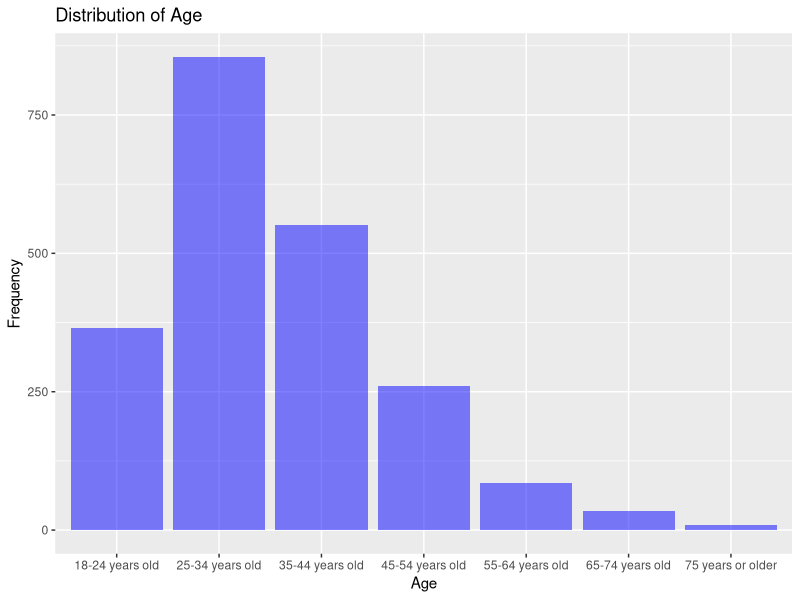
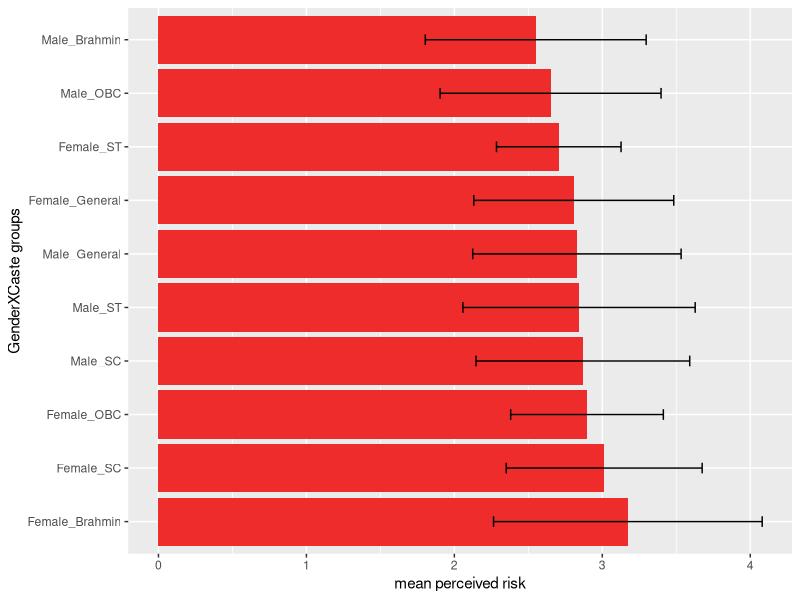
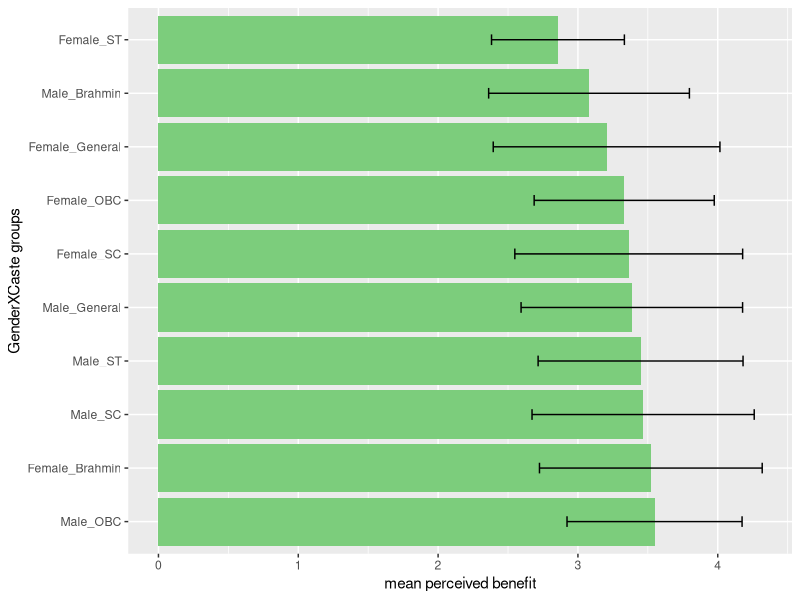
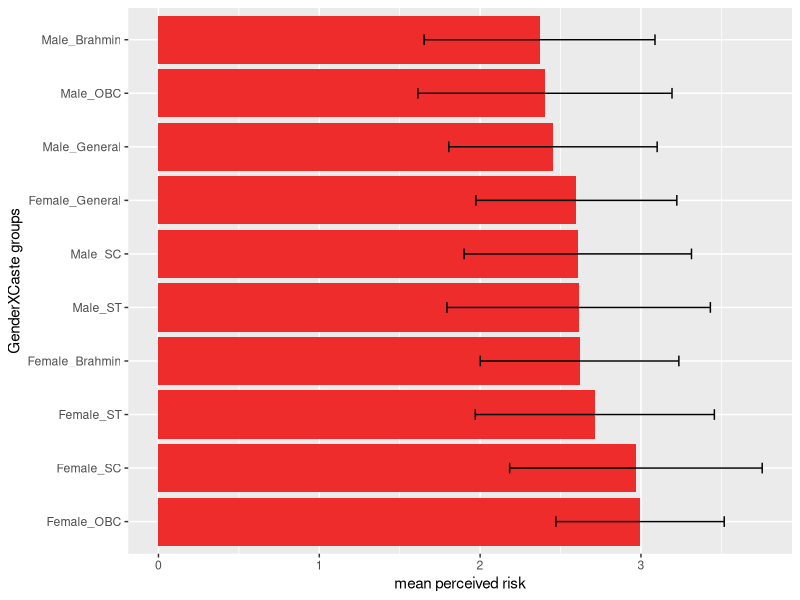
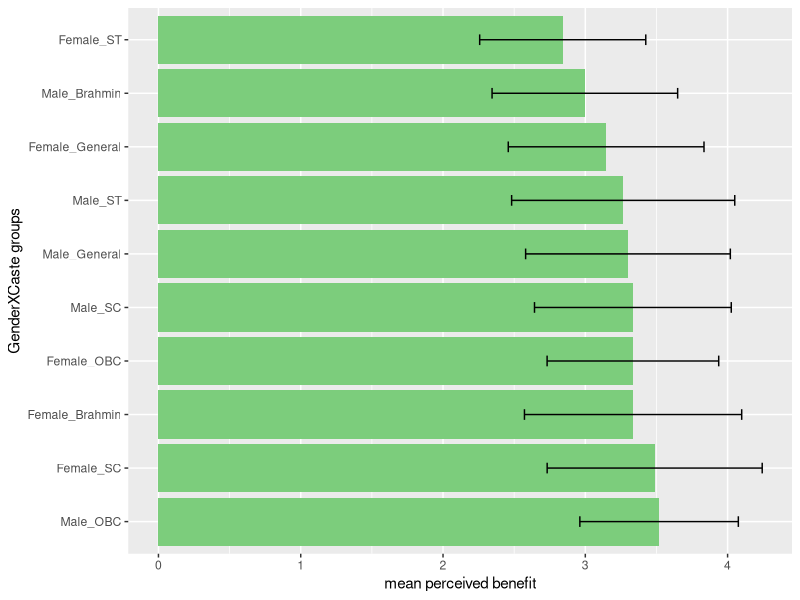
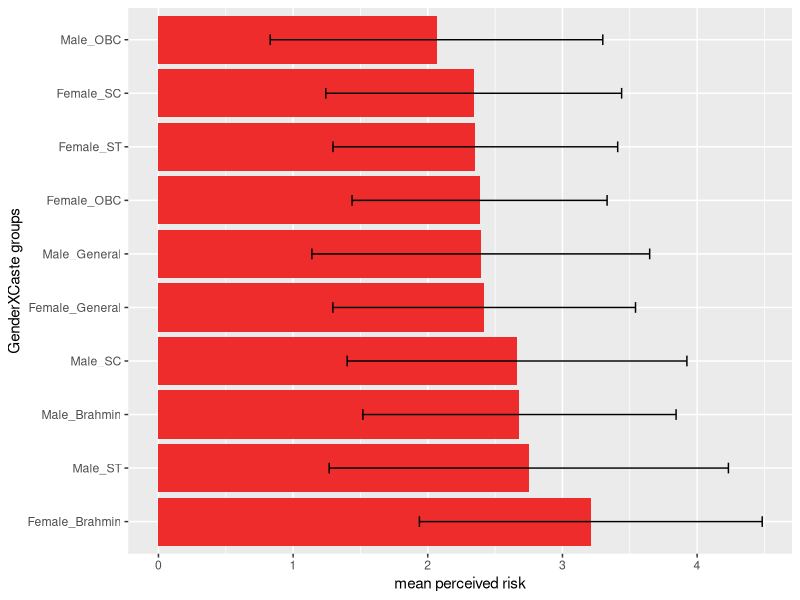
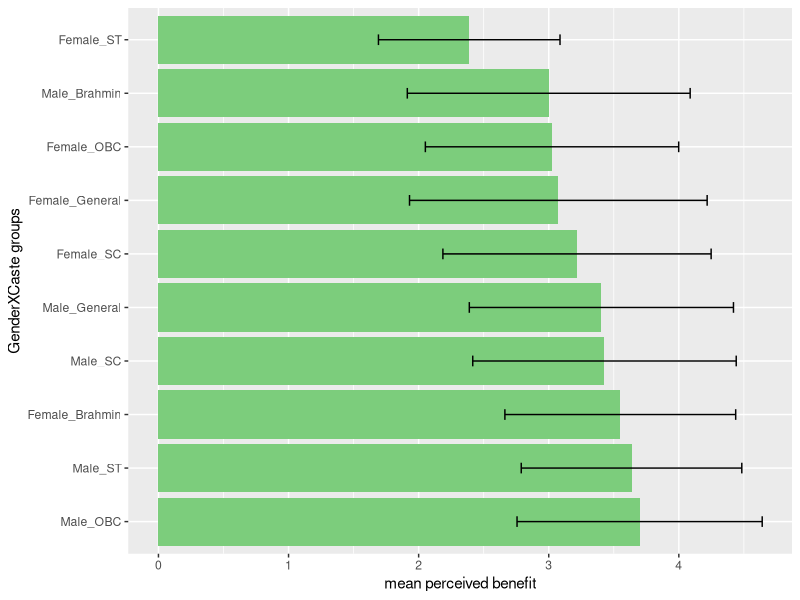
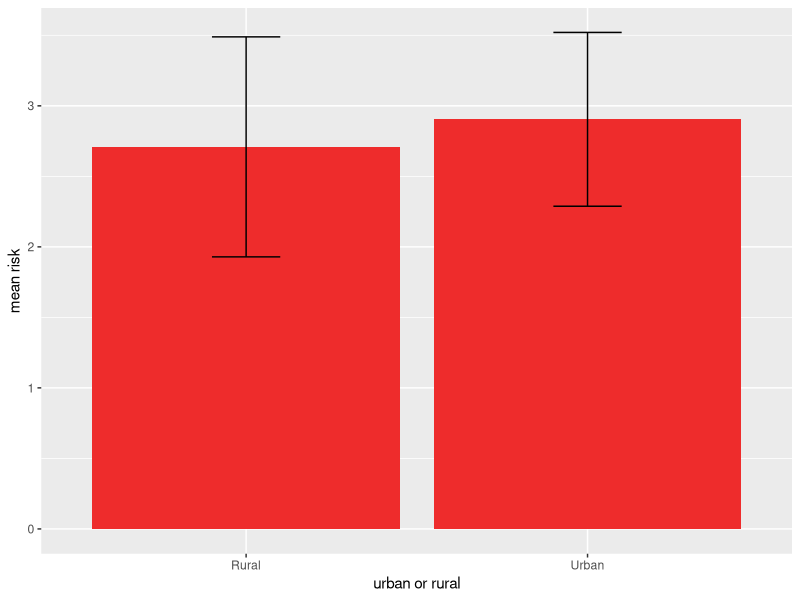

R code for these plots, in order:
## ---- chunk 1
  knitr::opts_chunk$set(warning = FALSE, message = FALSE)

suppressPackageStartupMessages(library(tidyverse))
suppressPackageStartupMessages(library(readxl))
suppressPackageStartupMessages(library(dplyr))
suppressPackageStartupMessages(library(tidyr))
suppressPackageStartupMessages(library(ggplot2))

## ---- chunk 2
knitr::opts_chunk$set(warning = FALSE, message = FALSE)
moduletwo <- read_excel(here::here("thesis_surveydata/political_factors_complete.xlsx"))
module2 <- data.frame(moduletwo)
module2[module2 == "Rather not say/ Don't know"] <- "Rather not say/Don't know"

# loaded data set for module 2 eco -pol variables and removes the rows with question number and question text
## ---- chunk 3
knitr::opts_chunk$set(warning = FALSE, message = FALSE)
#This chunk contains the coding schemes of various scales used in survey one: eco-political factors, kahan scale and acceptance scale
codedmodule2 <- module2 %>%
  
#remove row 1
  filter(!row_number() %in% c(1,2)) %>% 
  
# replace risky likert scale with numbers
  mutate_at(vars(starts_with("Risky")), funs(case_when(. =="Not at all risky" ~ 1, 
                                                       . =="Slightly risky" ~ 2, 
                                                       . =="Moderately risky" ~ 3, 
                                                       . =="Very risky" ~ 4, 
                                                       . =="Extremely risky" ~ 5))) %>%

# replace beneficial likert scale with numbers  
  mutate_at(vars(starts_with("Ben")), funs(case_when(. =="Not at all beneficial" ~ 1,
                                                     . =="Slightly beneficial" ~ 2,
                                                     . =="Moderately beneficial" ~ 3,
                                                     . =="Very beneficial" ~ 4,
                                                     . =="Extremely beneficial" ~ 5 ))) %>%

# replace nuclear acceptance likert scale with numbers
  mutate_at(vars(N_accept,N_reluctantlyaccept,N_reject), funs(case_when(. == "Strongly disagree" ~ 1, 
                                                                        . == "Somewhat disagree" ~ 2,
                                                                        . == "Neither agree nor disagree" ~3,
                                                                        . == "Somewhat agree" ~ 4,
                                                                        . == "Strongly agree" ~ 5))) %>%
  
# code likert scale for variables for Kahan scale into numbers
  mutate_at(vars(starts_with (c("K_I","K_H","DISPLACE", "POLLUTE", "HEALTH", "JOBS", "BEAUTY", "PRIDE", "NPRIDE", "DEV", "PROSPER", "RELY"))), funs(case_when(. == "Strongly disagree" ~ 1, 
               . == "Somewhat disagree" ~ 2,
               . == "Neither agree nor disagree" ~3,
               . == "Somewhat agree" ~ 4,
               . == "Strongly agree" ~ 5))) %>%
  
# reverse code for likert scale for variables for Kahan scale into numbers
  mutate_at(vars(starts_with (c("K_S","K_E"))), funs(case_when(. == "Strongly disagree" ~ 5, 
                                                               . == "Somewhat disagree" ~ 4,
                                                               . == "Neither agree nor disagree" ~3,
                                                               . == "Somewhat agree" ~ 2,
                                                               . == "Strongly agree" ~ 1))) %>%

# code eco-pol scale variables into numbers
  mutate_at(vars(SYSTEMDEMO,SYSTEMRELIGION,SYSTEMTECHNO,SYSTEMTOTAL,WEALTHLIM,MECHANISATION,DECISIONDECEN,INDUSTRYLARGE,ECONOMYGLOBAL,OWNERPVT,OWNERNOREG), funs(case_when(. == "Strongly disagree" ~ 1, 
                        . == "Somewhat disagree" ~ 2,
                        . == "Neither agree nor disagree" ~3,
                        . == "Somewhat agree" ~ 4,
                        . == "Strongly agree" ~ 5))) %>%

# reverse code eco-pol scale variables into numbers 
 mutate_at(vars(DECISIONCEN, INDUSTRYSMALL, ECONOMYLOCAL, ENVOVERDEV,OWNERPUB, OWNERREG), funs(case_when(. == "Strongly disagree" ~ 5, 
                                                                                                         . == "Somewhat disagree" ~ 4,
                                                                                                         . == "Neither agree nor disagree" ~3,
                                                                                                         . == "Somewhat agree" ~ 2,
                                                                                                         . == "Strongly agree" ~ 1)))

## ---- chunk 4

moduleone <- read_excel(here::here("thesis_surveydata/livelihood_insecurity_complete.xlsx"))
module1 <- data.frame(moduleone)

# loaded data set for module 2 eco -pol variables and removes the rows with question number and question text
## ---- chunk 5
#This chunk contains the coding schemes of various scales used in survey one: eco-political factors, kahan scale and acceptance scale
codedmodule1 <- module1 %>%
  
#remove row 1
  filter(!row_number() %in% c(1,2)) %>% 
  
# replace risky likert scale with numbers
  mutate_at(vars(starts_with("Risky")), funs(case_when(. =="Not at all risky" ~ 1, 
                                                       . =="Slightly risky" ~ 2, 
                                                       . =="Moderately risky" ~ 3, 
                                                       . =="Very risky" ~ 4, 
                                                       . =="Extremely risky" ~ 5))) %>%

# replace beneficial likert scale with numbers  
  mutate_at(vars(starts_with("Ben")), funs(case_when(. =="Not at all beneficial" ~ 1,
                                                     . =="Slightly beneficial" ~ 2,
                                                     . =="Moderately beneficial" ~ 3,
                                                     . =="Very beneficial" ~ 4,
                                                     . =="Extremely beneficial" ~ 5 ))) %>%

# replace nuclear acceptance likert scale with numbers
  mutate_at(vars(N_accept,N_reluctantlyaccept,N_reject), funs(case_when(. == "Strongly disagree" ~ 1, 
                                                                        . == "Somewhat disagree" ~ 2,
                                                                        . == "Neither agree nor disagree" ~3,
                                                                        . == "Somewhat agree" ~ 4,
                                                                        . == "Strongly agree" ~ 5)))

## ---- chunk 6

suppressPackageStartupMessages(library(tidyselect))
# combine codedmodule1 and codedmodule2

numcol2 <- codedmodule2 %>% add_column(Respondent = 1:1099, .before = "Language") 
numcol1 <- codedmodule1 %>% add_column(Respondent = 1099:2160, .before = "Language")

joineddf <-  full_join(numcol2, numcol1, by = c("Respondent", "Language", "Survey_Date", "State", "Risky_Hydro", "Risky_Solar", "Risky_Wind", "Risky_Nuclear", "Risky_Coal", "Risky_Gas", "Risky_Oil", "Risky_INDHydro", "Risky_INDSolar", "Risky_INDWind", "Risky_INDBiogas", "Risky_INDDiesel", "Risky_INDKerosene", "Risky_INDFirewoodetc", "Risky_INDLPG", "Ben_Hydro", "Ben_Solar", "Ben_Wind", "Ben_Nuclear", "Ben_Coal", "Ben_Gas", "Ben_Oil", "Ben_INDHydro", "Ben_INDSolar", "Ben_INDWind", "Ben_INDDiesel", "Ben_INDBiogas", "Ben_INDFirewoodetc", "Ben_INDLPG", "Ben_INDKerosene", "N_accept", "N_reluctantlyaccept", "N_reject", "age", "urban_rural", "gender", "caste", "religion", "religiontext")) 

## ---- chunk 7
#checking distribution of age 

library(ggplot2)

ggplot(joineddf, aes(x = age)) +
  geom_bar(fill = "blue", alpha = 0.5) +
  labs(x = "Age", y = "Frequency") +
  ggtitle("Distribution of Age")


## ---- chunk 8


castegendereffect <- joineddf %>%
  select(starts_with(c("Risky", "gender", "caste")))%>%
  unite("Gender_Caste", c("gender", "caste")) %>%
  na.omit() 


castegendereffect$Gender_Caste <- as.factor(castegendereffect$Gender_Caste)
#levels(castegendereffect$Gender_Caste)

 # mean risk from centrally controlled energy technologies

caste_gender <- castegendereffect %>%
  mutate(Gender_Caste = factor(castegendereffect$Gender_Caste, levels = c("Female_Brahmin", "Female_SC", "Female_OBC", "Male_SC","Male_ST", "Male_General", "Female_General","Female_ST" ,"Male_OBC", "Male_Brahmin")))%>%
  select(!starts_with(c("Risky_IND")))%>%
  rowwise()%>%
  na.omit()%>%
  dplyr::mutate(riskscore = mean(c_across(Risky_Hydro:Risky_Oil))) %>%
  select(Gender_Caste, riskscore) %>%
  dplyr::group_by(Gender_Caste)%>%
  summarise(mean=mean(riskscore),median= median(riskscore), sd=sd(riskscore), n=n())%>%
  arrange(desc(mean))

data.frame(caste_gender)

caste_gender %>%  ggplot(aes(y = Gender_Caste, x = mean))+
  geom_bar(stat="identity", position=position_dodge(), fill = "firebrick2")+
  geom_errorbar(aes(xmin=mean-sd, xmax=mean + sd), width=.2,
                 position=position_dodge(.9))+
  labs(x = "mean perceived risk", y = "GenderXCaste groups")

 


## ---- chunk 9


castegenderben <- joineddf %>%
  select(starts_with(c("Ben", "gender", "caste")))%>%
  unite("Gender_Caste", c("gender", "caste")) %>%
  na.omit()

caste_gender2 <- castegenderben%>%
  mutate(Gender_Caste = factor(castegenderben$Gender_Caste, levels = c("Male_OBC","Female_Brahmin","Male_SC","Male_ST", "Male_General", "Female_SC", "Female_OBC",  "Female_General" , "Male_Brahmin","Female_ST")))%>%
  select(!starts_with(c("Ben_IND")))%>%
  rowwise()%>%
  na.omit()%>%
  dplyr::mutate(benscore = mean(c_across(Ben_Hydro:Ben_Oil))) %>%
  select(Gender_Caste, benscore) %>%
  dplyr::group_by(Gender_Caste)%>%
  summarise(mean=mean(benscore), sd=sd(benscore), median = median (benscore), n= n())%>%
  arrange(desc(mean))

data.frame(caste_gender2)

 # mean benefit from centrally controlled energy technologies

caste_gender2 %>%
  ggplot(aes(y = Gender_Caste, x = mean))+
  geom_bar(stat="identity", position=position_dodge(), fill = "palegreen3")+
  geom_errorbar(aes(xmin=mean-sd, xmax=mean + sd), width=.2,
                 position=position_dodge(.9))+
  labs(x = "mean perceived benefit", y = "GenderXCaste groups")
 


## ---- chunk 10

# mean risk from individually or community owned energy technologies

caste_gender3 <- castegendereffect %>%
  mutate(Gender_Caste = factor(Gender_Caste, levels = c("Female_OBC","Female_SC", "Female_ST" ,"Female_Brahmin", "Male_ST",  "Male_SC","Female_General", "Male_General", "Male_OBC", "Male_Brahmin")))%>%
  select(starts_with(c("Risky_IND", "Gender_Caste")))%>%
  #select("Risky_Hydro", "Risky_Nuclear", "Risky_Coal","Gender_Caste")%>%
  rowwise()%>%
  na.omit()%>%
  dplyr::mutate(riskscore = mean(c_across(Risky_INDHydro:Risky_INDLPG))) %>%
  select(Gender_Caste, riskscore) %>%
  dplyr::group_by(Gender_Caste)%>%
  summarise(mean=mean(riskscore), sd=sd(riskscore))%>%
  arrange(desc(mean))

data.frame(caste_gender3)

caste_gender3%>%
  ggplot(aes(y = Gender_Caste, x = mean))+
  geom_bar(stat="identity", position=position_dodge(), fill = "firebrick2")+
  geom_errorbar(aes(xmin=mean-sd, xmax=mean + sd), width=.2,
                 position=position_dodge(.9))+
  labs(x = "mean perceived risk", y = "GenderXCaste groups")


#%>%
 
#group_by("Gender_Caste") %>%
 #summarise_at(vars("Risky_Nuclear"), list(Riskscore = mean))
    #mutate(Gender_Caste = factor(Gender_Caste, levels = c("Male_Brahmin", "Male_General","Male_OBC", "Male_SC", "Male_ST","Female_Brahmin", "Female_General", "Female_OBC","Female_SC", "Female_ST")))

## ---- chunk 11

# mean benefit from individually or community owned energy technologies


caste_gender4 <- castegenderben %>%
  mutate(Gender_Caste = factor(Gender_Caste, levels = c("Male_OBC","Female_SC","Female_Brahmin","Female_OBC","Male_SC", "Male_General","Male_ST","Female_General","Male_Brahmin", "Female_ST")))%>%
  select(starts_with(c("Ben_IND", "Gender_Caste")))%>%
  #select("Risky_Hydro", "Risky_Nuclear", "Risky_Coal","Gender_Caste")%>%
  rowwise()%>%
  na.omit()%>%
  dplyr::mutate(benscore = mean(c_across(Ben_INDHydro:Ben_INDLPG))) %>%
  select(Gender_Caste, benscore) %>%
  dplyr::group_by(Gender_Caste)%>%
  summarise(mean=mean(benscore), sd=sd(benscore), median= median(benscore), n = n())%>%
  arrange(desc(mean))

data.frame(caste_gender4)


caste_gender4%>%
  ggplot(aes(y = Gender_Caste, x = mean))+
  geom_bar(stat="identity", position=position_dodge(), fill = "palegreen3")+
  geom_errorbar(aes(xmin=mean-sd, xmax=mean + sd), width=.2,
                 position=position_dodge(.9))+
  labs(x = "mean perceived benefit", y = "GenderXCaste groups")


## ---- chunk 12

caste_genderh <- castegendereffect %>%
  mutate(Gender_Caste = factor(Gender_Caste, levels = c("Female_Brahmin","Male_ST","Male_Brahmin", "Male_SC","Female_General","Male_General", "Female_OBC", "Female_ST","Female_SC", "Male_OBC")))%>%
  select(!starts_with(c("Risky_IND")))%>%
  select("Risky_Hydro", "Risky_Nuclear", "Risky_Coal","Gender_Caste")%>%
  na.omit()%>%
  dplyr::group_by(Gender_Caste)%>%
  summarise(hydro_m=mean(Risky_Hydro), hydro_sd=sd(Risky_Hydro), nuclear_m=mean(Risky_Nuclear), nuclear_sd=sd(Risky_Nuclear),            coal_m=mean(Risky_Coal),   coal_sd=sd(Risky_Coal))%>%
  arrange(desc(hydro_m))

data.frame(caste_genderh)

caste_genderh%>%
  ggplot(aes(y = Gender_Caste, x = hydro_m))+
  geom_bar(stat="identity", position=position_dodge(), fill = "firebrick2")+
  geom_errorbar(aes(xmin=hydro_m-hydro_sd, xmax=hydro_m + hydro_sd), width=.2,
                 position=position_dodge(.9))+
  labs(x = "mean perceived risk", y = "GenderXCaste groups")
## ---- chunk 13

caste_genderh2 <- castegenderben %>%
  mutate(Gender_Caste = factor(Gender_Caste, levels = c("Male_OBC","Male_ST", "Female_Brahmin","Male_SC","Male_General", "Female_SC","Female_General","Female_OBC","Male_Brahmin",  "Female_ST")))%>%
  select(!starts_with(c("Ben_IND")))%>%
  select("Ben_Hydro", "Ben_Nuclear", "Ben_Coal","Gender_Caste")%>%
  na.omit()%>%
  dplyr::group_by(Gender_Caste)%>%
  summarise(hydro_m=mean(Ben_Hydro), hydro_sd=sd(Ben_Hydro), nuclear_m=mean(Ben_Nuclear), nuclear_sd=sd(Ben_Nuclear),            coal_m=mean(Ben_Coal),   coal_sd=sd(Ben_Coal))%>%
  arrange(desc(hydro_m))

data.frame(caste_genderh2)

caste_genderh2 %>%
  ggplot(aes(y = Gender_Caste, x = hydro_m))+
  geom_bar(stat="identity", position=position_dodge(), fill = "palegreen3")+
  geom_errorbar(aes(xmin=hydro_m-hydro_sd, xmax=hydro_m + hydro_sd), width=.2,
                 position=position_dodge(.9))+
  labs(x = "mean perceived benefit", y = "GenderXCaste groups")
## ---- chunk 14

joineddf$urban_rural <- as.factor(joineddf$urban_rural)
#class(joineddf$urban_rural)
#levels(joineddf$urban_rural)


urbanrural <- joineddf %>%
  select(starts_with(c("Risky", "urban_rural")))%>%
  select(!starts_with(c("Risky_IND")))%>%
  rowwise()%>%
  na.omit()%>%
  dplyr::mutate(riskscore = mean(c_across(Risky_Hydro:Risky_Oil))) %>%
  select(urban_rural, riskscore) %>%
  dplyr::group_by(urban_rural)%>%
  summarise(mean=mean(riskscore), sd=sd(riskscore), median = median (riskscore), n=n())%>%
  arrange(desc(mean))

data.frame(urbanrural)

urbanrural%>%
  ggplot(aes(x= urban_rural, y = mean))+
  geom_bar(stat="identity", position=position_dodge(), fill = "firebrick2")+
  geom_errorbar(aes(ymin=mean-sd, ymax=mean + sd), width=.2,
                 position=position_dodge(.9))+
  labs(x = "urban or rural", y = "mean risk")
## ---- chunk 15

urbanrural2 <- joineddf %>%
  select(starts_with(c("Ben", "urban_rural")))%>%
  select(!starts_with(c("Ben_IND")))%>%
  rowwise()%>%
  na.omit()%>%
  dplyr::mutate(benscore = mean(c_across(Ben_Hydro:Ben_Oil))) %>%
  select(urban_rural, benscore) %>%
  dplyr::group_by(urban_rural)%>%
  summarise(mean=mean(benscore), sd=sd(benscore), median= median(benscore), n= n())%>%
  arrange(desc(mean))


data.frame(urbanrural2)

urbanrural2%>%
  ggplot(aes(x= urban_rural, y = mean))+
  geom_bar(stat="identity", position=position_dodge(), fill = "palegreen3")+
  geom_errorbar(aes(ymin=mean-sd, ymax=mean + sd), width=.2,
                 position=position_dodge(.9))+
  labs(x = "urban or rural", y = "mean benefit")
## ---- chunk 16

joineddf$gender <- as.factor(joineddf$gender)
#class(joineddf$gender)
#levels(joineddf$gender)


genderrisk <- joineddf %>%
  select(starts_with(c("Risky", "gender")))%>%
  select(!starts_with(c("Risky_IND")))%>%
  rowwise()%>%
  na.omit()%>%
  dplyr::mutate(riskscore = mean(c_across(Risky_Hydro:Risky_Oil))) %>%
  select(gender, riskscore) %>%
  dplyr::group_by(gender)%>%
  summarise(mean=mean(riskscore), sd=sd(riskscore), median= median(riskscore), n=n())%>%
  arrange(desc(mean))

data.frame(genderrisk)


genderrisk%>%
  ggplot(aes(x= gender, y = mean))+
  geom_bar(stat="identity", position=position_dodge(), fill = "firebrick2")+
  geom_errorbar(aes(ymin=mean-sd, ymax=mean + sd), width=.2,
                 position=position_dodge(.9))+
  labs(y = "mean risk")
## ---- chunk 17

genderben <- joineddf %>%
  select(starts_with(c("Ben", "gender")))%>%
  select(!starts_with(c("Ben_IND")))%>%
  rowwise()%>%
  na.omit()%>%
  dplyr::mutate(benscore = mean(c_across(Ben_Hydro:Ben_Oil))) %>%
  select(gender, benscore) %>%
  dplyr::group_by(gender)%>%
  summarise(mean=mean(benscore), sd=sd(benscore), median = median(benscore), n=n())%>%
  arrange(desc(mean))

data.frame(genderben)

genderben %>%
  ggplot(aes(x= gender, y = mean))+
  geom_bar(stat="identity", position=position_dodge(), fill = "palegreen3")+
  geom_errorbar(aes(ymin=mean-sd, ymax=mean + sd), width=.2,
                 position=position_dodge(.9))+
  labs(y = "mean benefit")
## ---- chunk 18

joineddf$gender <- as.factor(joineddf$gender)
#class(joineddf$gender)
#levels(joineddf$gender)



genderrisk2 <- joineddf %>%
  select(starts_with(c("Risky", "gender")))%>%
  select(starts_with(c("Risky_IND", "gender")))%>%
  rowwise()%>%
  na.omit()%>%
  dplyr::mutate(riskscore = mean(c_across(Risky_INDHydro:Risky_INDLPG))) %>%
  select(gender, riskscore) %>%
  dplyr::group_by(gender)%>%
  summarise(mean=mean(riskscore), sd=sd(riskscore), median= median(riskscore), n=n())%>%
  arrange(desc(mean))

data.frame(genderrisk2)

genderrisk2%>%
  ggplot(aes(x= gender, y = mean))+
  geom_bar(stat="identity", position=position_dodge(), fill = "firebrick2")+
  geom_errorbar(aes(ymin=mean-sd, ymax=mean + sd), width=.2,
                 position=position_dodge(.9))+
  labs(y = "mean risk")
## ---- chunk 19

genderben2 <- joineddf %>%
  select(starts_with(c("Ben", "gender")))%>%
  select(starts_with(c("Ben_IND", "gender")))%>%
  rowwise()%>%
  na.omit()%>%
  dplyr::mutate(benscore = mean(c_across(Ben_INDHydro:Ben_INDLPG))) %>%
  select(gender, benscore) %>%
  dplyr::group_by(gender)%>%
  summarise(mean=mean(benscore), sd=sd(benscore), median = median (benscore), n=n())%>%
  arrange(desc(mean))

data.frame(genderben2)

genderben2%>%
  ggplot(aes(x= gender, y = mean))+
  geom_bar(stat="identity", position=position_dodge(), fill = "palegreen3")+
  geom_errorbar(aes(ymin=mean-sd, ymax=mean + sd), width=.2,
                 position=position_dodge(.9))+
  labs(y = "mean benefit")
## ---- chunk 20

joineddf$religion <- as.factor(joineddf$religion)
#class(joineddf$religion)
#levels(joineddf$religion)



religionrisk1 <- joineddf %>%
  select(starts_with(c("Risky", "religion")))%>%
  select(!starts_with(c("Risky_IND", "religiontext")))%>%
 mutate(religion = factor(religion, levels = c("Agnostism/ Atheism","Other (Please mention)" ,  "Jainism", "Buddhism", "Islam",              "Hinduism", "Christanity", "Sikhism"))) %>%
  #select("Risky_Hydro", "Risky_Solar", "Risky_Nuclear","urban_rural")%>%
  rowwise()%>%
  na.omit()%>%
  dplyr::mutate(riskscore = mean(c_across(Risky_Hydro:Risky_Oil))) %>%
  select(religion, riskscore) %>%
  dplyr::group_by(religion)%>%
  summarise(mean=mean(riskscore), sd=sd(riskscore), median= median(riskscore), n=n())%>%
  arrange(desc(mean))

data.frame(religionrisk1)

religionrisk1%>%
  ggplot(aes(x= religion, y = mean))+
  geom_bar(stat="identity", position=position_dodge(), fill = "firebrick2")+
  geom_errorbar(aes(ymin=mean-sd, ymax=mean + sd), width=.2,
                 position=position_dodge(.9))+
  labs(y= "mean perceived risk")+
  coord_flip()
## ---- chunk 21

religionben1 <- joineddf %>%
  select(starts_with(c("Ben", "religion")))%>%
  select(!starts_with(c("Ben_IND", "religiontext")))%>%
 mutate(religion = factor(religion, levels = c("Other (Please mention)" ,"Agnostism/ Atheism",  "Christanity","Hinduism", "Islam","Jainism", "Sikhism" ,"Buddhism"))) %>%
  #select("Risky_Hydro", "Risky_Solar", "Risky_Nuclear","urban_rural")%>%
  rowwise()%>%
  na.omit()%>%
  dplyr::mutate(benscore = mean(c_across(Ben_Hydro:Ben_Oil))) %>%
  select(religion, benscore) %>%
  dplyr::group_by(religion)%>%
  summarise(mean=mean(benscore), sd=sd(benscore), median=median(benscore), n=n())%>%
  arrange(desc(mean))

data.frame(religionben1)

religionben1%>%
  ggplot(aes(x= religion, y = mean))+
  geom_bar(stat="identity", position=position_dodge(), fill = "palegreen3")+
  geom_errorbar(aes(ymin=mean-sd, ymax=mean + sd), width=.2,
                 position=position_dodge(.9))+
  labs(y= "mean perceived benefit")+
  coord_flip()
## ---- chunk 22

joineddf$religion <- as.factor(joineddf$religion)
#class(joineddf$religion)
#levels(joineddf$religion)



religionrisk2 <- joineddf %>%
  select(!starts_with(c("religiontext")))%>%
  select(starts_with(c("Risky_IND", "religion")))%>%
 mutate(religion = factor(religion, levels = c("Agnostism/ Atheism", "Jainism","Other (Please mention)" ,  "Buddhism", "Islam",              "Hinduism", "Christanity", "Sikhism"))) %>%
  #select("Risky_Hydro", "Risky_Solar", "Risky_Nuclear","urban_rural")%>%
  rowwise()%>%
  na.omit()%>%
  dplyr::mutate(riskscore = mean(c_across(Risky_INDHydro:Risky_INDLPG))) %>%
  select(religion, riskscore) %>%
  dplyr::group_by(religion)%>%
  summarise(mean=mean(riskscore), sd=sd(riskscore), median = median(riskscore), n=n())%>%
  arrange(desc(mean))

data.frame(religionrisk2)

religionrisk2%>%
  ggplot(aes(x= religion, y = mean))+
  geom_bar(stat="identity", position=position_dodge(), fill = "firebrick2")+
  geom_errorbar(aes(ymin=mean-sd, ymax=mean + sd), width=.2,
                 position=position_dodge(.9))+
  labs(y= "mean perceived risk")+
  coord_flip()
## ---- chunk 23

religionben2 <- joineddf %>%
  select(!starts_with(c("religiontext")))%>%
  select(starts_with(c("Ben_IND", "religion")))%>%
 mutate(religion = factor(religion, levels = c( "Jainism","Other (Please mention)" , "Hinduism","Agnostism/ Atheism", "Islam",   "Christanity","Buddhism", "Sikhism"))) %>%
  #select("Risky_Hydro", "Risky_Solar", "Risky_Nuclear","urban_rural")%>%
  rowwise()%>%
  na.omit()%>%
  dplyr::mutate(benscore = mean(c_across(Ben_INDHydro:Ben_INDLPG))) %>%
  select(religion, benscore) %>%
  dplyr::group_by(religion)%>%
  summarise(mean=mean(benscore), sd=sd(benscore), median = median(benscore), n=n())%>%
  arrange(desc(mean))

data.frame(religionben2)

religionben2%>%
  ggplot(aes(x= religion, y = mean))+
  geom_bar(stat="identity", position=position_dodge(), fill = "palegreen3")+
  geom_errorbar(aes(ymin=mean-sd, ymax=mean + sd), width=.2,
                 position=position_dodge(.9))+
  labs(y= "mean perceived benefit")+
  coord_flip()
## ---- chunk 24

joineddf$age <- as.factor(joineddf$age)
#class(joineddf$age)
#levels(joineddf$age)



agerisk1<- joineddf %>%
  select(starts_with(c("Risky", "age")))%>%
  select(!starts_with(c("Risky_IND")))%>%
 mutate(age = factor(age, levels = c("18-24 years old", "25-34 years old", "35-44 years old", "45-54 years old" , "55-64 years old" ,  "65-74 years old", "75 years or older"))) %>%
  #select("Risky_Hydro", "Risky_Solar", "Risky_Nuclear","urban_rural")%>%
  rowwise()%>%
  na.omit()%>%
  dplyr::mutate(riskscore = mean(c_across(Risky_Hydro:Risky_Oil))) %>%
  select(age, riskscore) %>%
  dplyr::group_by(age)%>%
  summarise(mean=mean(riskscore), sd=sd(riskscore), median= median(riskscore), n=n())%>%
  arrange(desc(mean))

data.frame(agerisk1)

agerisk1%>%
  ggplot(aes(x= age, y = mean))+
  geom_bar(stat="identity", position=position_dodge(), fill = "firebrick2")+
  geom_errorbar(aes(ymin=mean-sd, ymax=mean + sd), width=.2,
                 position=position_dodge(.9))+
  labs(y = "mean perceived risk")+
  coord_flip()
## ---- chunk 25

ageben1 <- joineddf %>%
  select(starts_with(c("Ben", "age")))%>%
  select(!starts_with(c("Ben_IND")))%>%
 mutate(age = factor(age, levels = c("18-24 years old", "25-34 years old", "35-44 years old", "45-54 years old" , "55-64 years old" ,  "65-74 years old", "75 years or older"))) %>%
  #select("Risky_Hydro", "Risky_Solar", "Risky_Nuclear","urban_rural")%>%
  rowwise()%>%
  na.omit()%>%
  dplyr::mutate(benscore = mean(c_across(Ben_Hydro:Ben_Oil))) %>%
  select(age, benscore) %>%
  dplyr::group_by(age)%>%
  summarise(mean=mean(benscore), sd=sd(benscore),median= median(benscore), n=n())%>%
  arrange(desc(mean))

data.frame(ageben1)


ageben1%>%
  ggplot(aes(x= age, y = mean))+
  geom_bar(stat="identity", position=position_dodge(), fill = "palegreen3")+
  geom_errorbar(aes(ymin=mean-sd, ymax=mean + sd), width=.2,
                 position=position_dodge(.9))+
  labs(y = "mean perceived benefit")+
  coord_flip()
## ---- chunk 26

agerisk2 <- joineddf %>%
  select(starts_with(c("Risky", "age")))%>%
  select(starts_with(c("Risky_IND", "age")))%>%
 mutate(age = factor(age, levels = c("18-24 years old", "25-34 years old", "35-44 years old", "45-54 years old" , "55-64 years old" ,  "65-74 years old", "75 years or older"))) %>%
  #select("Risky_Hydro", "Risky_Solar", "Risky_Nuclear","urban_rural")%>%
  rowwise()%>%
  na.omit()%>%
  dplyr::mutate(riskscore = mean(c_across(Risky_INDHydro:Risky_INDLPG))) %>%
  select(age, riskscore) %>%
  dplyr::group_by(age)%>%
  summarise(mean=mean(riskscore), sd=sd(riskscore), median= median(riskscore), n=n())%>%
  arrange(desc(mean))

data.frame(agerisk2)


agerisk2%>%
  ggplot(aes(x= age, y = mean))+
  geom_bar(stat="identity", position=position_dodge(), fill = "firebrick2")+
  geom_errorbar(aes(ymin=mean-sd, ymax=mean + sd), width=.2,
                 position=position_dodge(.9))+
  labs(y = "mean perceived risk")+
  coord_flip()
## ---- chunk 27

ageben2 <- joineddf %>%
  select(starts_with(c("Ben", "age")))%>%
  select(starts_with(c("Ben_IND", "age")))%>%
 mutate(age = factor(age, levels = c("18-24 years old", "25-34 years old", "35-44 years old", "45-54 years old" , "55-64 years old" ,  "65-74 years old", "75 years or older"))) %>%
  #select("Risky_Hydro", "Risky_Solar", "Risky_Nuclear","urban_rural")%>%
  rowwise()%>%
  na.omit()%>%
  dplyr::mutate(benscore = mean(c_across(Ben_INDHydro:Ben_INDLPG))) %>%
  select(age, benscore) %>%
  dplyr::group_by(age)%>%
  summarise(mean=mean(benscore), sd=sd(benscore), median=median(benscore), n=n())%>%
  arrange(desc(mean))

data.frame(ageben2)


ageben2%>%
  ggplot(aes(x= age, y = mean))+
  geom_bar(stat="identity", position=position_dodge(), fill = "palegreen3")+
  geom_errorbar(aes(ymin=mean-sd, ymax=mean + sd), width=.2,
                 position=position_dodge(.9))+
  labs(y = "mean perceived benefit")+
  coord_flip()
## ---- chunk 28
cenrisksummary <- joineddf %>%
  group_by(State)%>%
  summarize_at(vars(starts_with(c("RISKY"))), list(~mean(., na.rm = TRUE), ~median(., na.rm = TRUE), ~sd(.,na.rm = TRUE),~var(.,na.rm = TRUE), ~n())) %>%
  #melt to long format
  gather(key = "technology", value = "summary", Risky_Hydro_mean, Risky_Solar_mean, Risky_Wind_mean, Risky_Nuclear_mean, Risky_Coal_mean, Risky_Gas_mean, Risky_Oil_mean, Risky_Hydro_sd, Risky_Solar_sd, Risky_Wind_sd, Risky_Nuclear_sd, Risky_Coal_sd, Risky_Gas_sd, Risky_Oil_sd,  Risky_Hydro_median, Risky_Solar_median, Risky_Wind_median, Risky_Nuclear_median, Risky_Coal_median, Risky_Gas_median, Risky_Oil_median, Risky_Hydro_n, Risky_Solar_n, Risky_Wind_n, Risky_Nuclear_n, Risky_Coal_n, Risky_Gas_n, Risky_Oil_n,) %>%
  select(State, technology, summary) %>%
  # separate risky from variable suffix
  separate(technology, c("Risky", "var"), extra = "merge", fill = "left") %>%
  #separate mean from variable prefix
  separate(var, c("technology", "meansd")) %>%
  # spread summary values back to wide form
  spread(meansd,summary) %>%
  #clean up
  select(-Risky)%>%
  arrange(State) #%>%
  #setNames(paste0('perceivedrisk.', names(.))) %>%
  #dplyr::rename(technology= perceivedrisk.technology)

data.frame(cenrisksummary)

## ---- chunk 29

joineddf$State <- as.factor(joineddf$State)
#class(joineddf$State)
#levels(joineddf$State)

cenrisksummary %>%
  mutate(technology = fct_reorder(technology, mean, .desc = TRUE))%>%
  ggplot(aes(y= technology, x= mean, fill = technology))+
  geom_bar(stat="identity", position=position_dodge())+
  theme_minimal()+
  geom_errorbar(aes(xmin=mean-sd, xmax=mean + sd), width=.2,
                 position=position_dodge(.9))+
  scale_fill_manual(values=c("#74238B", "#FEF102","#484349","#BA5C12", "#4D9DE0","#CFEBDF", "#FA6728"))+
  xlim(0,5)+
  facet_wrap(~ State)+
  labs(x = "mean perceived risk", y = "energy technologies")
  #scale_fill_manual(y, values =))+


## ---- chunk 30
cenbensummary <- joineddf %>%
  group_by(State)%>%
  summarize_at(vars(starts_with(c("Ben"))), list(~mean(., na.rm = TRUE), ~median(., na.rm = TRUE), ~sd(.,na.rm = TRUE),~var(.,na.rm = TRUE), ~n())) %>%
  #melt to long format
  gather(key = "technology", value = "summary", Ben_Hydro_mean, Ben_Solar_mean, Ben_Wind_mean, Ben_Nuclear_mean, Ben_Coal_mean, Ben_Gas_mean, Ben_Oil_mean, Ben_Hydro_sd, Ben_Solar_sd, Ben_Wind_sd, Ben_Nuclear_sd, Ben_Coal_sd, Ben_Gas_sd, Ben_Oil_sd, Ben_Hydro_median, Ben_Solar_median, Ben_Wind_median, Ben_Nuclear_median, Ben_Coal_median, Ben_Gas_median, Ben_Oil_median, Ben_Hydro_n, Ben_Solar_n, Ben_Wind_n, Ben_Nuclear_n, Ben_Coal_n, Ben_Gas_n, Ben_Oil_n) %>%
  select(State, technology, summary) %>%
  # separate risky from variable suffix
  separate(technology, c("Ben", "var"), extra = "merge", fill = "left") %>%
  #separate mean from variable prefix
  separate(var, c("technology", "meansd")) %>%
  # spread summary values back to wide form
  spread(meansd,summary) %>%
  #clean up
  select(-Ben)%>%
  arrange(State) #%>%
  #setNames(paste0('perceivedrisk.', names(.))) %>%
  #dplyr::rename(technology= perceivedrisk.technology)

data.frame(cenbensummary)

## ---- chunk 31

joineddf$State <- as.factor(joineddf$State)
#class(joineddf$State)
#levels(joineddf$State)

cenbensummary %>%
  mutate(technology = fct_reorder(technology, mean, .desc = TRUE))%>%
  ggplot(aes(y= technology, x= mean, fill = technology))+
  geom_bar(stat="identity", position=position_dodge())+
  theme_minimal()+
  geom_errorbar(aes(xmin=mean-sd, xmax=mean + sd), width=.2,
                 position=position_dodge(.9))+
  scale_fill_manual(values=c("#74238B", "#FEF102","#484349","#BA5C12", "#4D9DE0","#CFEBDF", "#FA6728"))+
  xlim(0,5)+
  facet_wrap(~ State)+
  labs(x = "mean perceived benefit", y = "energy technologies")
  #scale_fill_manual(y, values =))+


## ---- chunk 32
#INDrisksummary <- joineddf %>%
  #group_by(State)%>%
 # summarize_at(vars(starts_with(c("RISKY_IND"))), list(~mean(., na.rm = TRUE), ~median(., na.rm = TRUE), ~sd(.,na.rm = TRUE),~var(.,na.rm = TRUE), ~n())) %>%
  #melt to long format
  #gather(key = "technology", value = "summary", Risky_INDHydro_mean, Risky_INDSolar_mean, Risky_INDWind_mean, Risky_INDDiesel_mean, Risky_INDKerosene_mean, Risky_INDFirewoodetc_mean, Risky_INDLPG_mean,  Risky_INDBiogas_mean, Risky_INDHydro_sd, Risky_INDSolar_sd, Risky_INDWind_sd, Risky_INDDiesel_sd, Risky_INDKerosene_sd, Risky_INDBiogas_sd, Risky_INDKerosene_sd, Risky_INDFirewoodetc_sd, Risky_INDLPG_sd) %>%
  #select(State, technology, summary) %>%
  # separate risky from variable suffix
  #separate(technology, c("Risky", "var"), extra = "merge", fill = "left") %>%
  #separate mean from variable prefix
  #separate(var, c("technology", "meansd")) %>%
  # spread summary values back to wide form
  #spread(meansd,summary) %>%
  #clean up
  #select(-Risky)%>%
  #arrange(mean) #%>%
  #setNames(paste0('perceivedrisk.', names(.))) %>%
  #dplyr::rename(technology= perceivedrisk.technology)

## ---- chunk 33
INDbensummary <- joineddf %>%
  group_by(State)%>%
  summarize_at(vars(starts_with(c("Ben_IND"))), list(~mean(., na.rm = TRUE), ~median(., na.rm = TRUE), ~sd(.,na.rm = TRUE),~var(.,na.rm = TRUE), ~n())) %>%
  #melt to long format
  gather(key = "technology", value = "summary", Ben_INDHydro_mean, Ben_INDSolar_mean, Ben_INDWind_mean, Ben_INDDiesel_mean, Ben_INDKerosene_mean, Ben_INDFirewoodetc_mean, Ben_INDLPG_mean,  Ben_INDBiogas_mean, Ben_INDHydro_sd, Ben_INDSolar_sd, Ben_INDWind_sd, Ben_INDDiesel_sd, Ben_INDKerosene_sd, Ben_INDBiogas_sd, Ben_INDKerosene_sd, Ben_INDFirewoodetc_sd, Ben_INDLPG_sd) %>%
  select(State, technology, summary) %>%
  # separate risky from variable suffix
  separate(technology, c("Ben", "var"), extra = "merge", fill = "left") %>%
  #separate mean from variable prefix
  separate(var, c("technology", "meansd")) %>%
  # spread summary values back to wide form
  spread(meansd,summary) %>%
  #clean up
  select(-Ben)%>%
  arrange(mean) #%>%
  #setNames(paste0('perceivedrisk.', names(.))) %>%
  #dplyr::rename(technology= perceivedrisk.technology)

## ---- chunk 34


#INDrisksummary %>%
  #mutate(technology = fct_reorder(technology, mean, .desc = TRUE))%>%
  #ggplot(aes(y= technology, x= mean, fill = technology))+
  #geom_bar(stat="identity", position=position_dodge())+
  #theme_minimal()+
  #geom_errorbar(aes(xmin=mean-sd, xmax=mean + sd), width=.2,
                 #position=position_dodge(.9))+
  #scale_fill_manual(values=c("red","#74238B", "#4D9DE0", "#CFEBDF","#FEF102","#484349","#BA5C12", "#FA6728"))+
  #xlim(0,5)+
  #facet_wrap(~ State)+
  #labs(x = "mean perceived risk", y = "energy technologies")
  #scale_fill_manual(y, values =))+


## ---- chunk 35


#INDbensummary %>%
  #mutate(technology = fct_reorder(technology, mean, .desc = TRUE))%>%
  #ggplot(aes(y= technology, x= mean, fill = technology))+
  #geom_bar(stat="identity", position=position_dodge())+
  #theme_minimal()+
  #geom_errorbar(aes(xmin=mean-sd, xmax=mean + sd), width=.2,
                # position=position_dodge(.9))+
  #scale_fill_manual(values=c("red","#74238B", "#4D9DE0", "#CFEBDF","#FEF102","#484349","#BA5C12", "#FA6728"))+
 # xlim(0,5)+
 # facet_wrap(~ State)+
 # labs(x = "mean perceived benefit", y = "energy technologies")
  #scale_fill_manual(y, values =))+
